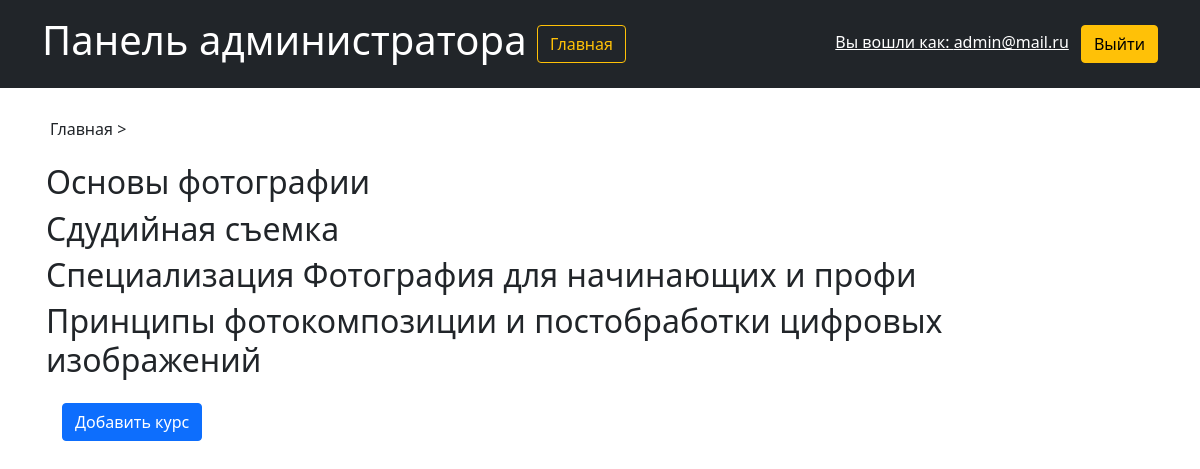
The app's page /custom_admin/courses/ (signed in) with its own data.
### users/models.py (models this page shows, shortened)
class User(AbstractUser):
    username = models.CharField(max_length=150, verbose_name='Логин')
    email = models.EmailField(unique=True, blank=True, verbose_name='Электронный адрес')
    patronymic = models.CharField("Отчество", max_length=150)
    first_name = models.CharField("Имя", max_length=150)
    last_name = models.CharField("Фамилия", max_length=150)
    REQUIRED_FIELDS = []
    USERNAME_FIELD = 'email'
    objects = NoUsernameUserManager()

### content/models.py (models this page shows, shortened)
class Course(models.Model):
    name = models.CharField(max_length=100, verbose_name='Наименование')
    photo = models.ImageField(upload_to="course_photo", blank=True)
    description = models.TextField(max_length=1000, blank=True, verbose_name='Описание')
    owner = models.ForeignKey(User, on_delete=models.CASCADE)
    is_draft = models.BooleanField(default=False, blank=True, verbose_name='Отметить как черновик')
    tab_index = models.IntegerField(default=0)

### custom_admin/views.py (the view)
def all_courses(request):
    courses = Course.objects.all()
    return render(request, 'custom_admin/courses.html', {'courses': courses})

### custom_admin/templates/custom_admin/courses.html
{% extends 'custom_admin/base_admin.html' %}
{% block content %}
<div class="row p-3">
    <ul class="nav col-12 col-lg-auto me-lg-auto mb-2 justify-content-center mb-md-0">
    <li><a href="{% url 'custom_admin:general_page' %}" class="text-decoration-none text-reset"><h6>Главная > </h6></a></li>
    </ul>
</div>
{% for course in courses %}
    <a href="{% url 'custom_admin:details_course' course.id %}" class="text-decoration-none text-reset"><h2>{{ course.name }}</h2></a>
{% endfor %}
<div class="p-3">
    <a href="{% url 'custom_admin:add_course' %}" class="btn btn-primary">Добавить курс</a>
</div>
{% endblock %}

### custom_admin/templates/custom_admin/base_admin.html (shortened to what this page needs)
<head>
    {% load static %}
    <link href="/static/bootstrap/css/bootstrap.css" rel="stylesheet">
</head>
<body>
<header class="p-3 bg-dark text-white">
    <div class="container">
      <div class="d-flex flex-wrap align-items-center justify-content-center justify-content-lg-start position-relative">
          <div>
              <h1>Панель администратора <a href="{% url 'home' %}" class="btn btn-outline-warning">Главная</a></h1>
          </div>
        {% if user.is_authenticated %}
          <div class="text-end d-flex flex-wrap align-items-center justify-content-center justify-content-lg-start form position-absolute top-50 end-0 translate-middle-y">
            <form action="{% url 'users:logoutuser' %}" method="POST" style="margin: 0;">
                <a href="{% url 'user_profile' %}" class="link px-2 text-white">Вы вошли как: {{ user.email }}</a>
                <button type="submit" class="btn btn-warning">Выйти</button>
            </form>
          </div>
        {% else %}
            <div class="text-end">
                <a href="{% url 'users:loginuser' %}"> <button type="button" class="btn btn-outline-light me-2">Войти</button> </a>
                <a href="{% url 'users:signupuser' %}" class="btn btn-warning"> Зарегистрироваться</a>
            </div>
        {% endif %}
      </div>
    </div>
  </header>
<div class="p-3 container">{% block content %}{% endblock %}</div>
</body>

### custom_admin/templates/custom_admin/base_admin.html (style rules this page uses)
a { text-decoration: none; }

### records on screen
User: email "admin@mail.ru"
Course: name "Основы фотографии"
Course: name "Сдудийная съемка"
Course: name "Специализация Фотография для начинающих и профи"
Course: name "Принципы фотокомпозиции и постобработки цифровых изображений"
